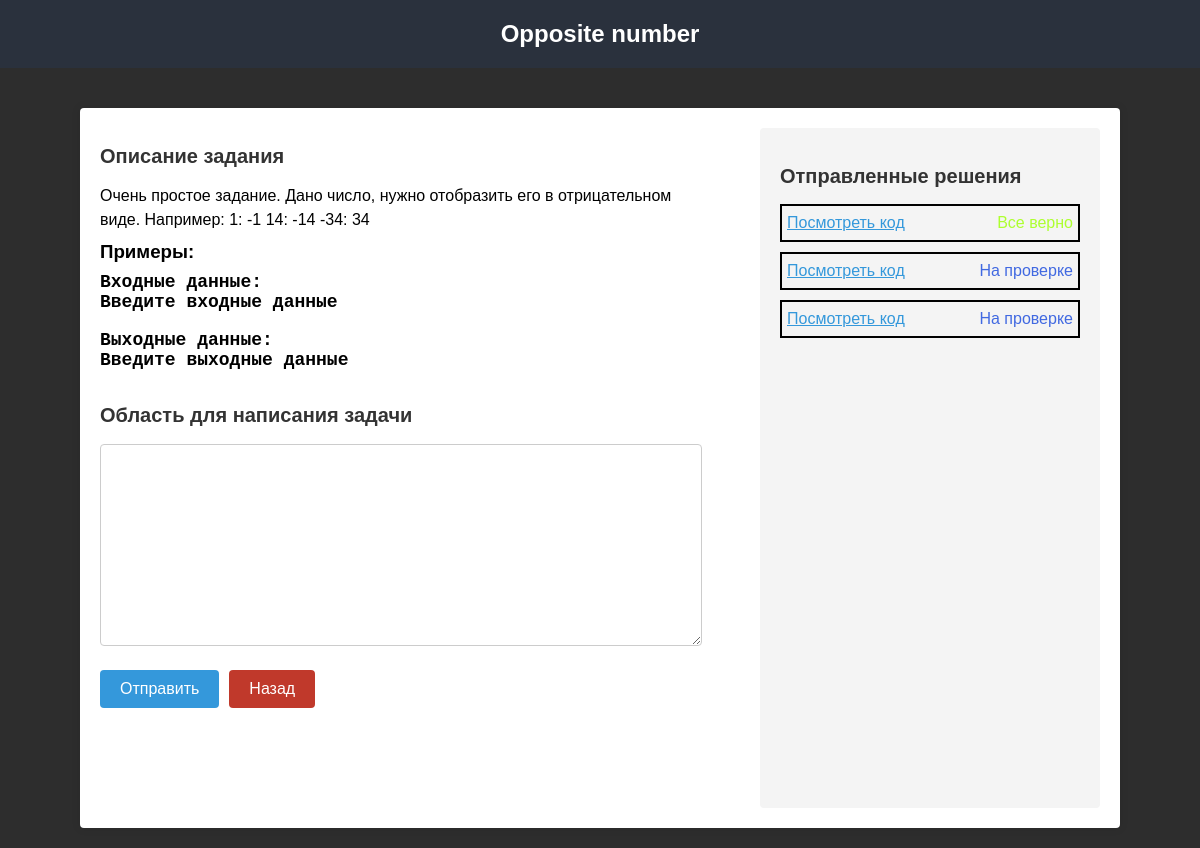
Screenshot of /solve/1 (signed in) with the database file from the repository.
### tasks/models.py (models this page shows, shortened)
class Task(models.Model):
    title = models.CharField("Название", max_length=80, default=default_title)
    description = models.TextField("Описание", max_length=8000, default=default_description)
    difficulty = models.CharField("Сложность", choices=DIFFICULTY_CHOICES, default="1st Dan", max_length=10)
    created_at = models.DateField("Дата", auto_created=True)
    input_data = models.TextField("Входные данные", max_length=200, default="Введите входные данные" )
    output_data = models.TextField("Выходные данные", max_length=200, default="Введите выходные данные")

class Answer(models.Model):
    author = models.ForeignKey(User, on_delete=models.CASCADE)
    task = models.ForeignKey(Task, on_delete=models.CASCADE, null=True, blank=True)
    code = models.TextField("Код", max_length=3000, default=default_code)
    stat = models.CharField("Статус кода", choices=STATUS_CHOICES, default="Нет статуса", max_length=60)

### tasks/views.py (the view, shortened to what this page needs)
# urls.py: path("solve/<int:pk>", solve_view, name="solve"),
@login_required(login_url='login')  # Укажите свой URL-путь для главной страницы, если пользователь не аутентифицирован
def solve_view(request, pk):
    task = Task.objects.get(id=pk)
    user = request.user
    answer = Answer.objects.filter(author=user, task=task).order_by('-id')
    obj = {'task': task, 'answer': answer}
    return render(request, 'solve.html', obj)

### tasks/templates/solve.html (shortened to what this page needs)
<!DOCTYPE html>
<html lang="en">
<head>
</head>
<body>
    <header>
        <h1 class="title-task">{{ task.title }}</h1>
    </header>
    <main>
        <div class="left-column">
            <section class="main-description">
                <h2>Описание задания</h2>
                <p class="description">{{ task.description }}</p>
                <h3 class="example">Примеры:</h3>
                <pre class="input-data">
Входные данные:
{{ task.input_data }} </pre>
                <pre class="output-data">Выходные данные:
{{ task.output_data }} </pre>
            </section>
            <section>
            <form id="solveForm" method="post" action="{% url 'solve' pk=task.id %}">
                <section class="code">
                    <h2>Область для написания задачи</h2>
                    <textarea id="taskInput" name="code" rows="10" cols="50"></textarea>
                </section>
                <div class="submit-back">
                    <section>
                        <button type="submit" id="submitBtn">Отправить</button>
                    </form>
                    </section>
                        <a class="back" href="{% url 'main' %}">Назад</a>
                </div>
        <div class="right-column">
            <section>
                <h2>Отправленные решения</h2>
            </section>
            {% for i in answer %}
            <div class="answer">
                <p class="answer-button">
                    Посмотреть код
                </p>
                <p class="answer-status">
                    {{ i.stat }}
                </p>
            </div>
            {% endfor %}
        </div>
    </main>
    <link rel="stylesheet" href="https://cdnjs.cloudflare.com/ajax/libs/highlight.js/11.9.0/styles/default.min.css">
</body>
</html>

### tasks/templates/solve.html (style rules this page uses)
body { font-family: Arial, sans-serif; margin: 0; padding: 0; background-color: #2d2d2d; }
header { background-color: #2a313d; padding: 20px; text-align: center; margin-bottom: 40px; }
h1 { font-size: 24px; margin: 0; }
main { max-width: 1000px; margin: 20px auto; padding: 20px; background-color: #fff; border-radius: 4px; box-shadow: 0 0 10px rgba(0, 0, 0, 0.1); display: flex; }
.left-column { flex: 1; padding-right: 20px; }
.right-column { flex: 0 0 30%; background-color: #f4f4f4; padding: 20px; border-radius: 4px; }
h2 { color: #333; font-size: 20px; }
p { font-size: 16px; line-height: 1.5; }
.title-task { color: #fff; }
textarea { width: 100%; padding: 10px; border: 1px solid #ccc; border-radius: 4px; resize: vertical; font-size: 16px; }
button { padding: 10px 20px; background-color: #3498db; color: #fff; border: none; border-radius: 4px; cursor: pointer; margin-right: 10px; font-size: 16px; }
.left-column { margin-right: 60px; }
.code { margin-bottom: 20px; }
.right-column { overflow-y: scroll; height: 80vh; }
.description { color: black; }
.input-data { font-size: 18px; font-weight: 700; }
.output-data { font-size: 18px; font-weight: 700; }
.main-description { overflow-x: scroll; }
.answer { display: flex; justify-content: space-between; gap: 5px; color: #000; border: 2px solid #000; padding: 5px; margin-bottom: 10px; }
.answer > p { margin: 0; }
.answer-button { color: #3498DB; text-decoration: underline; cursor: pointer; }
.submit-back { display: flex; }
.back { padding: 10px 20px; background-color: #c0392b; color: #fff; border: none; border-radius: 4px; cursor: pointer; margin-right: 10px; font-size: 16px; text-decoration: none; }
.example { line-height: 10% !important; }

### rows the page displays
Task: title "Opposite number", description "Очень простое задание. Дано число, нужно отобразить его в отрицательном виде. Например: 1: -1 14: -14 -34: 34", input_data "Введите входные данные", output_data "Введите выходные данные"
Answer: stat "Все верно"
Answer: stat "На проверке"
Answer: stat "На проверке"
